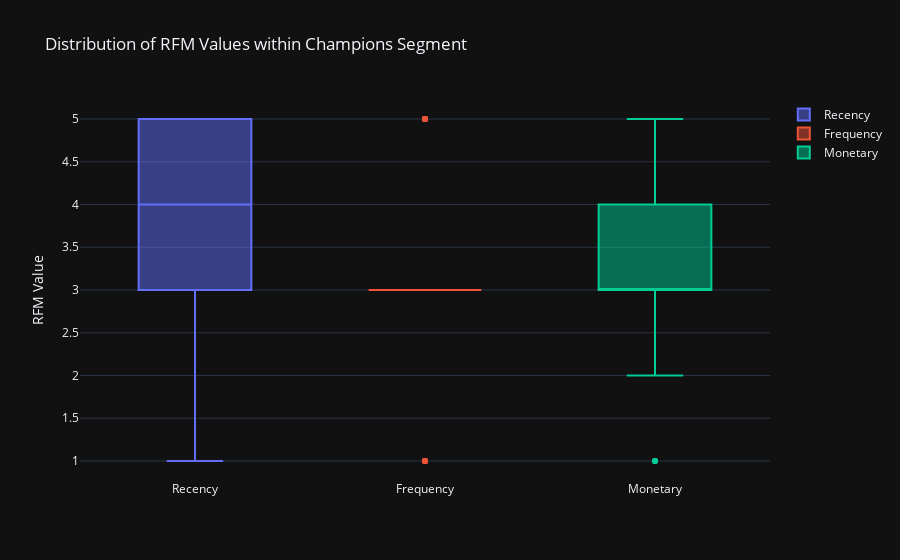

This figure's notebook cell:
### Code cell
# Filter the data to include only the customers in the Champions segment
champions_segment = data[data['RFM Customer Segments'] == 'Champions']

fig = go.Figure()
fig.add_trace(go.Box(y=champions_segment['RecencyScore'], name='Recency'))
fig.add_trace(go.Box(y=champions_segment['FrequencyScore'], name='Frequency'))
fig.add_trace(go.Box(y=champions_segment['MonetaryScore'], name='Monetary'))

fig.update_layout(title='Distribution of RFM Values within Champions Segment',
                  yaxis_title='RFM Value',
                  showlegend=True)

fig.show()

### Figure 1 — Plotly figure (JSON) as saved in the notebook; plotly's stock layout.template omitted (floating-point values rounded to 4 significant figures)
{"data": [{"name": "Recency", "y": [1, 1, 2, 2, 2, 2, 2, 2, 2, 2, 3, 3, 3, 3, 3, 3, 3, 3, 3, 3, 3, 3, 3, 3, 3, 3, 4, 4, 4, 4, 4, 4, 4, 4, 4, 4, 5, 5, 5, 5, 5, 5, 5, 5, 5, 5, 5, 5, 5, 5, 5, 5, 5, 5, 5, 5, 5, 5, 5, 5, 5, 5], "type": "box"}, {"name": "Frequency", "y": [5, 5, 3, 5, 5, 3, 5, 3, 3, 5, 3, 3, 3, 3, 3, 3, 3, 3, 5, 3, 3, 3, 3, 3, 5, 3, 3, 3, 3, 3, 3, 3, 3, 3, 3, 3, 3, 3, 3, 3, 3, 3, 1, 3, 5, 1, 3, 3, 3, 3, 3, 1, 3, 3, 3, 1, 3, 3, 1, 3, 1, 1], "type": "box"}, {"name": "Monetary", "y": [5, 5, 4, 5, 3, 4, 3, 4, 4, 3, 4, 4, 3, 3, 3, 4, 3, 4, 5, 3, 4, 3, 3, 3, 5, 3, 2, 2, 2, 3, 3, 4, 4, 2, 2, 4, 3, 3, 4, 3, 4, 2, 3, 1, 5, 3, 3, 1, 1, 3, 3, 3, 3, 2, 3, 3, 3, 4, 3, 3, 3, 3], "type": "box"}], "layout": {"title": {"text": "Distribution of RFM Values within Champions Segment"}, "yaxis": {"title": {"text": "RFM Value"}}, "showlegend": true}}
